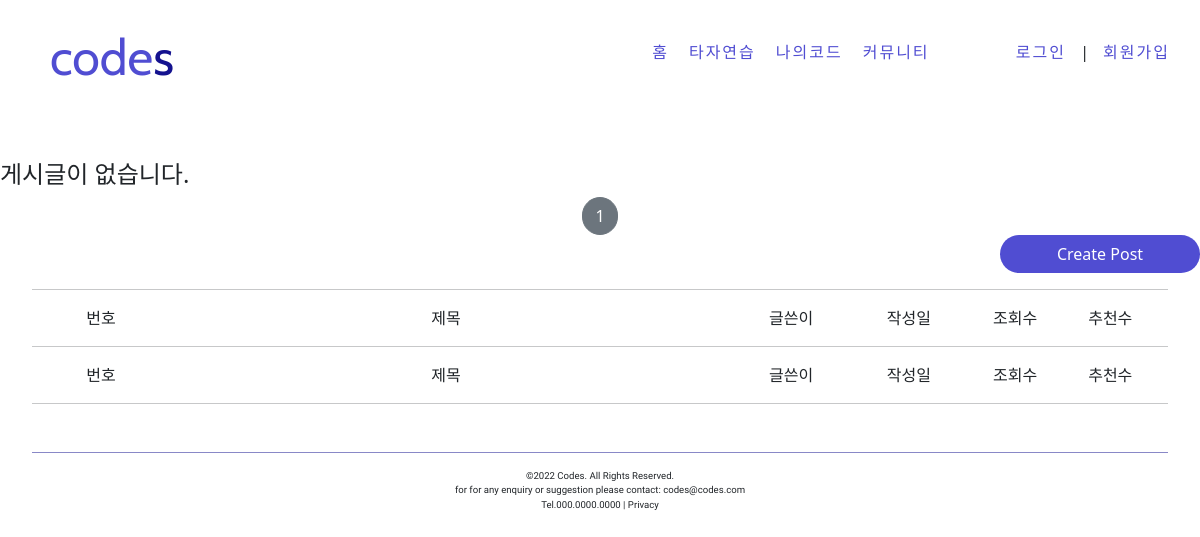
Before: /post/list/ with the older database file.
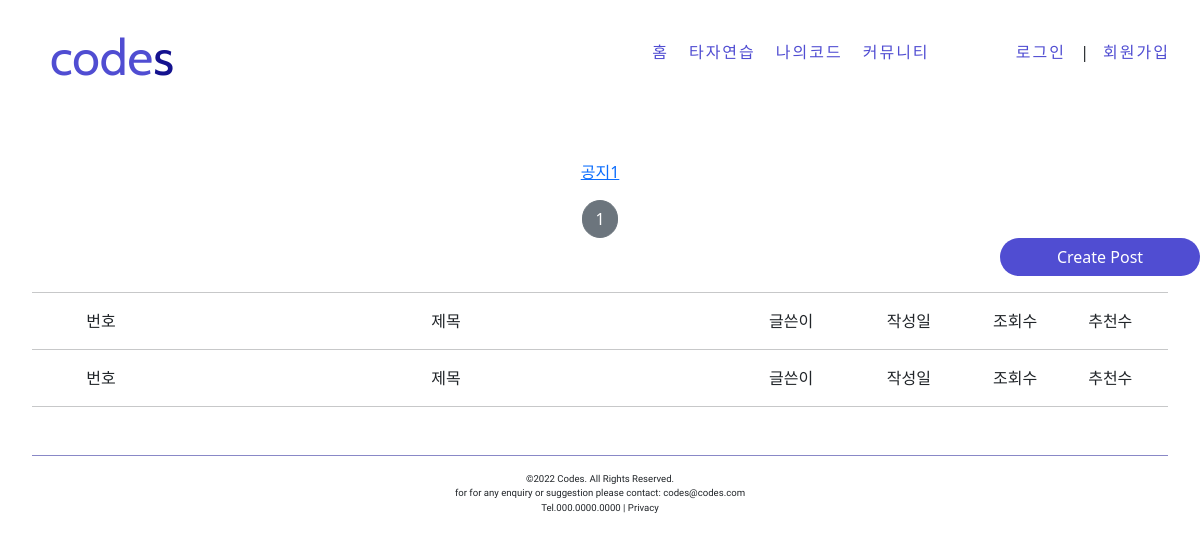
After: the same page with the newer database file.
### postapp/models.py (models this page shows, shortened)
class Post(models.Model):
    post_id = models.AutoField(primary_key=True)
    post_title = models.CharField(max_length=256,null=False)
    image = models.ImageField(upload_to='post/', null=False)
    post_content = models.TextField(null=False)
    post_viewnum = models.IntegerField(default=0)
    like_num = models.IntegerField(default=0)
    post_wdate = models.DateTimeField(auto_now_add=True)
    post_mdate = models.DateTimeField(auto_now=True)
    writer = models.ForeignKey(User, on_delete=models.CASCADE, related_name='post', null=False)
    category = models.ForeignKey(PostCategory, on_delete=models.CASCADE, related_name='category', null=False)

### postapp/views.py (the view)
# urls.py: path('list/', PostListView.as_view(), name='list'),
class PostListView(ListView):
    model = Post
    context_object_name = 'post_list'
    template_name = 'postapp/list.html'
    paginate_by = 10

### postapp/templates/postapp/list.html
{% extends 'base.html' %}
{% block content %}
<div style="margin-top: 5rem">
    {% if post_list %}
    <div style="text-align: center">
    {% for list in post_list %}
        <a href="{% url 'postapp:detail' pk=list.pk %}">
            <p>
                {{ list.post_title }}
            </p>
        </a>
    {% endfor %}
    </div>
    {% else %}
    <div>
        <h4>게시글이 없습니다.</h4>
    </div>
    {% endif %}
    {% include 'snippets/pagination.html' with page_obj=page_obj %}
    <div style="text-align: right">
    <a href="{% url 'postapp:create' %}" class="btn text-white rounded-pill col-2 px-3" style="background-color: #504DD2;">
        Create Post
    </a>
    </div>
    <div style="margin-right: 2rem;margin-left: 2rem; text-align: center;padding:0%">
        <hr>
        <p>
        <div style="display:inline-block; width: 10%;height: auto">번호</div>
        <div style="display:inline-block; width: 50%;">제목</div>
        <div style="display:inline-block; width: 10%;">글쓴이</div>
        <div style="display:inline-block; width: 10%;">작성일</div>
        <div style="display:inline-block; width: 8%;">조회수</div>
        <div style="display:inline-block; width: 8%;">추천수</div>
        </p>
        <hr>
    </div>
    <div style="margin-right: 2rem;margin-left: 2rem; text-align: center;padding:0%">
    <p>
        <div style="display:inline-block; width: 10%;height: auto">번호</div>
        <div style="display:inline-block; width: 50%;">제목</div>
        <div style="display:inline-block; width: 10%;">글쓴이</div>
        <div style="display:inline-block; width: 10%;">작성일</div>
        <div style="display:inline-block; width: 8%;">조회수</div>
        <div style="display:inline-block; width: 8%;">추천수</div>
        </p>
        <hr>
    </div>
</div>
{% endblock %}

Changed rows visible on the page:
added Post: post_title "공지1"
Other visible differences:
text no longer shown: "게시글이 없습니다."
